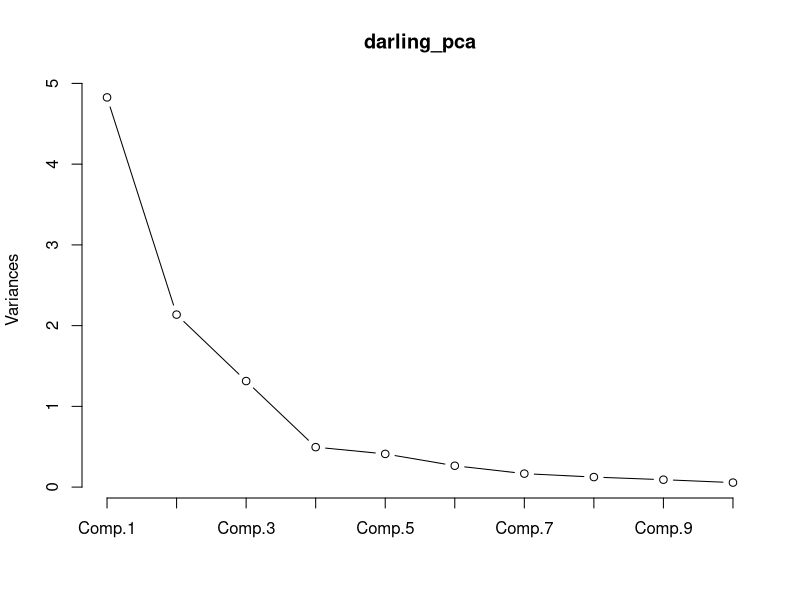
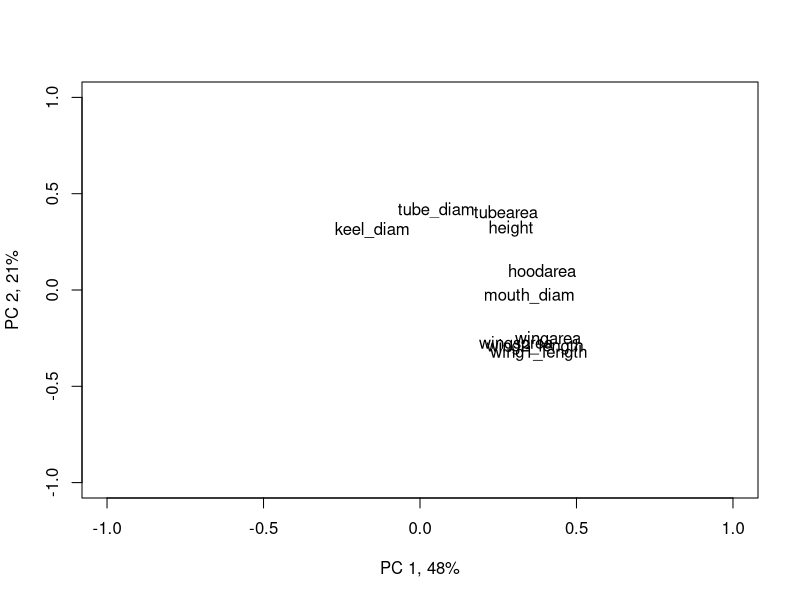
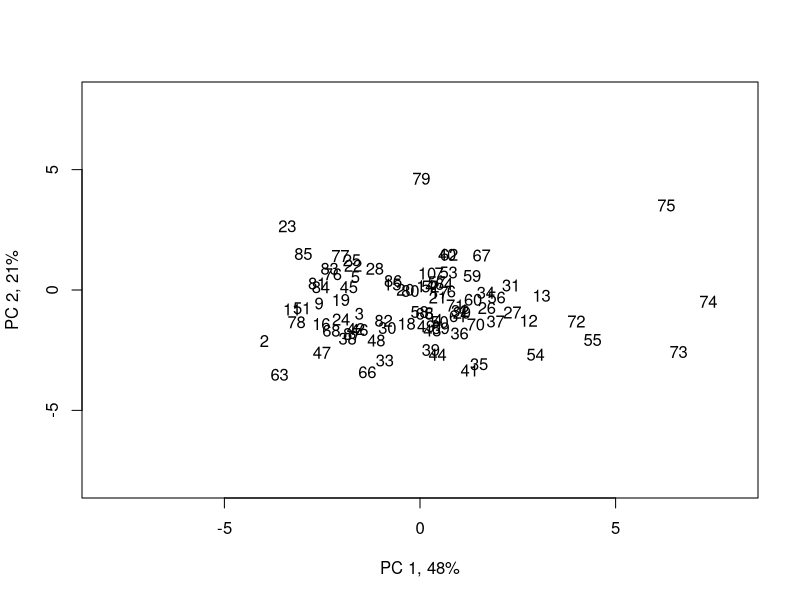
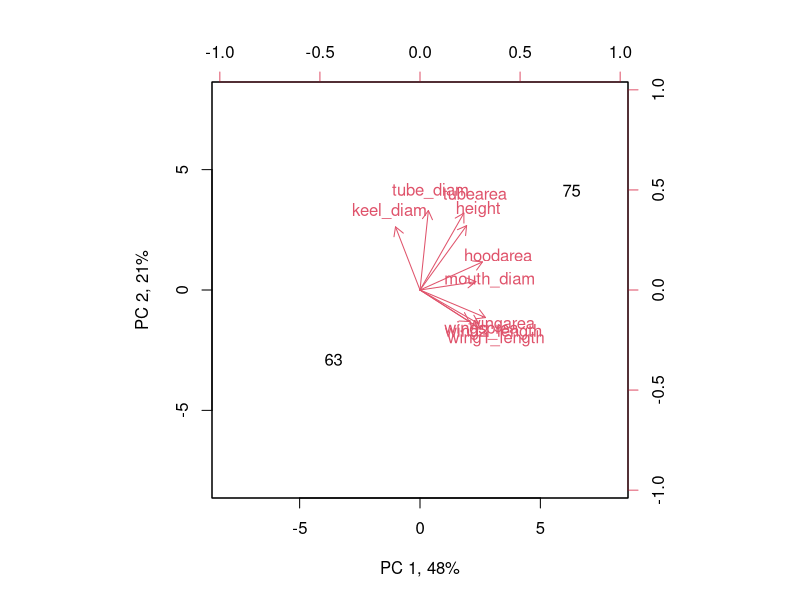
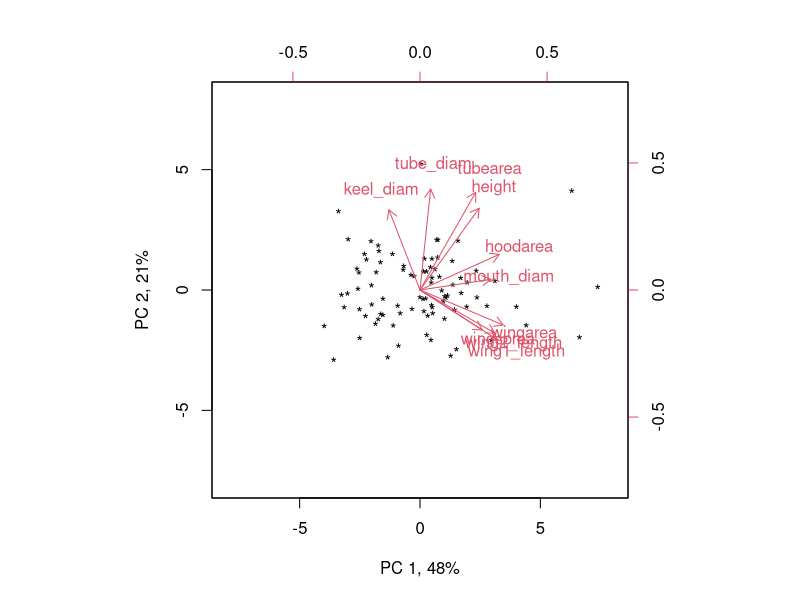

The R source for these figures, in order: (Note: this script raises an error after producing the figures.)
library(dplyr)

#### Darlingtonia PCA #### 

darling <- read.csv("project-1/Darlingtonia.csv", header = T,
                    stringsAsFactors = F, row.names =1 )

# scale

darling <- scale(darling)

darling_pca <- princomp(darling, cor = F)
summary(darling_pca)

# latent root criterion
eigenVal <- (darling_pca$sdev * sqrt(nrow(darling)/(nrow(darling) - 1))) ^ 2

propVar <- eigenVal/sum(eigenVal)
cumVar <- cumsum(propVar)
pca_Table <- t(rbind(eigenVal, propVar, cumVar))
pca_Table

# latent root criterion (eliminate factors with eigenvalue < 1) 
# would indicate to keep 3 axes
# this is plausible given the scree plot:
# by axis 3 you have diminishing returns

plot(darling_pca, type = 'lines')

# look at loadings
loading_summary <- loadings(darling_pca)

loading_summary[which(loading_summary < .3)] <- NA

loading_summary[,1:3]

plot(darling_pca$loadings[,1:2],type="n",xlab="PC 1, 48%", ylab="PC 2, 21%",ylim=c(-1,1), xlim=c(-1,1))
text(darling_pca$loadings, labels=as.character(colnames(darling)), pos=1, cex=1)

# axis 1 seems to describe keel diam vs mouth diam, hood area

plot(darling_pca$scores,type="n",xlab="PC 1, 48%", ylab="PC 2, 21%",ylim=c(-8,8), xlim=c(-8,8))
text(darling_pca$scores, labels=as.character(rownames(darling)), pos=1, cex=1)

biplot(darling_pca$scores[c(63, 75),],darling_pca$loading,xlab="PC 1, 48%", ylab="PC 2, 21%",ylim=c(-8,8), xlim=c(-8,8))

biplot(darling_pca$scores,darling_pca$loading,xlabs= rep("*",87),xlab="PC 1, 48%", ylab="PC 2, 21%",ylim=c(-8,8), xlim=c(-8,8))
scores(darling_pca)

#### Birds NMDS ####

library(vegan)

birds <- read.csv('project-1/Atlantic_Caribbean.csv', row.names = 1)

birds_for_nmds <- birds[,4:384]
row.names(birds_for_nmds) <- birds[,3]

jbirds <- vegdist(birds_for_nmds, 'bray')


# Use metaMDS to get the NMDS 

nmdsBird <- metaMDS(birds_for_nmds, distance = "jaccard", k = 2, trace = T, trymax = 100000000000)
stressplot(nmdsBird)

nmdsBird

# High r2 (.99, .96) for the stress plot tells us that 
# the axes accurately preserve the rank-dissimilarlities
# in the original data.
# Min stress of 0.09; this is 'fair'. 
# Stress is more informative than r2?


# Comparing the historical and current communities


ordiplot(nmdsBird, type = 'n', xlim = c(-5, 5), ylim = c(-5, 5))
orditorp(nmdsBird, display = "sites", col = c(rep("green", 35), rep("blue", 19)), 
         air = 1, cex = .8)
legend(-4, -3.5, c("Atlantic", "Caribbean"), cex = 0.8, col = c("green", "blue"), 
       pch = 15:15)
title("Atlantic & Caribbean birds NMDS - colored by ocean")


arch_names <- birds %>%
  select(Archipelago) %>%
  distinct() %>%
  mutate(plot_col = rainbow(7))

plot_colors <- birds %>%
  select(Archipelago) %>%
  left_join(arch_names, by = 'Archipelago')


ordiplot(nmdsBird, type = 'n', xlim = c(-7, 7), ylim = c(-7, 7))
orditorp(nmdsBird, display = "sites", col = plot_colors$plot_col, 
         air = 1, cex = .8)
legend(-8, -1.5, arch_names$Archipelago, cex = 0.7, col = arch_names$plot_col, 
       pch = 15:15)
title("Atlantic & Caribbean birds NMDS - colored by archipelago")

